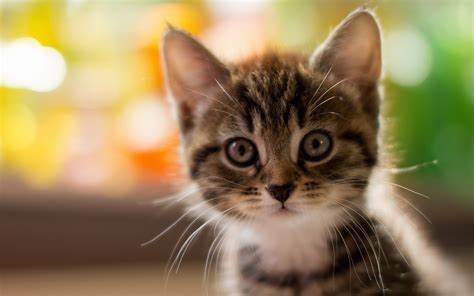
#> input picture photos/th.jpeg, 474 x 296 px
$ python 'image transformations.py'
#> lines starting #> are read from the running program, lines starting #| are printed output that depends on the picture
import cv2 as cv
import numpy as np

img=cv.imread('photos/th.jpeg')
#> img is the input picture: shape (296, 474, 3); mean B, G, R 90.8, 130.9, 151.3
cv.imshow("photo",img)
h, w=img.shape[:2]
#> h = 296; w = 474
center=(w//2,h//2)
#> center = (237, 148)
ct=cv.getRotationMatrix2D(center,-65,0.5)
rotated=cv.warpAffine(img,ct,(w,h))
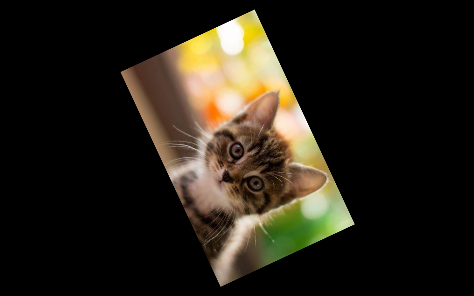
#> rotated: shape (296, 474, 3); mean B, G, R 22.7, 32.7, 37.8
cv.imshow("photo rpotted",rotated)
flip=cv.flip(img,-1)
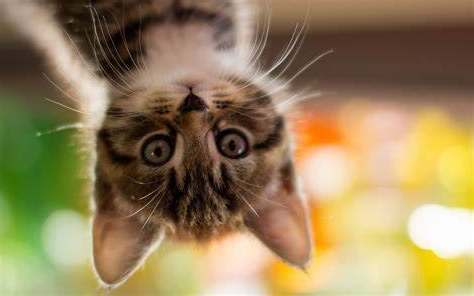
#> flip: shape (296, 474, 3); mean B, G, R 90.8, 130.9, 151.3
cv.imshow("photo rpotted",flip)
cv.waitKey(0)

$ run again, with photos/d.jpeg copied over photos/th.jpeg
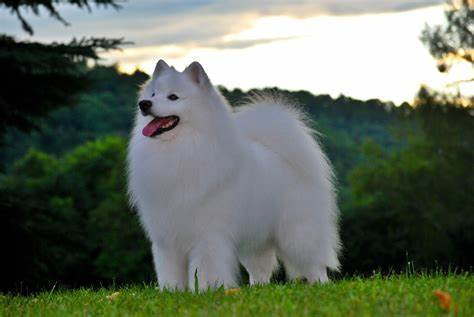
#> input picture photos/d.jpeg, 474 x 317 px
#> img is the input picture: shape (317, 474, 3); mean B, G, R 96.4, 110, 100.5
#> `rotated=cv.warpAffine(img,ct,(w,h))`:
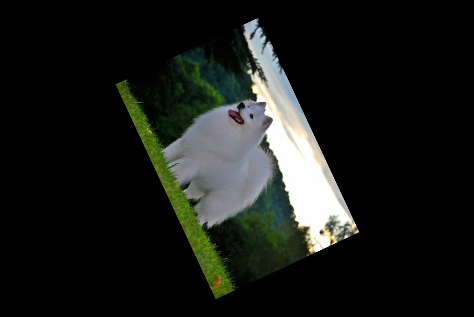
#> rotated: shape (317, 474, 3); mean B, G, R 24.1, 27.5, 25.1
#> `flip=cv.flip(img,-1)`:
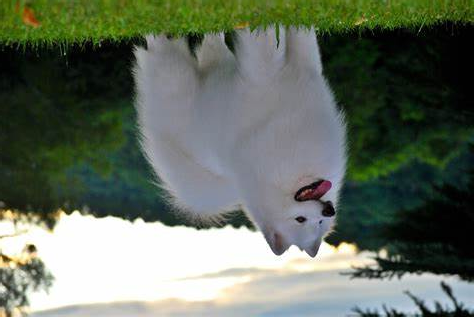
#> flip: shape (317, 474, 3); mean B, G, R 96.4, 110, 100.5

$ run again, with photos/g.jpeg copied over photos/th.jpeg
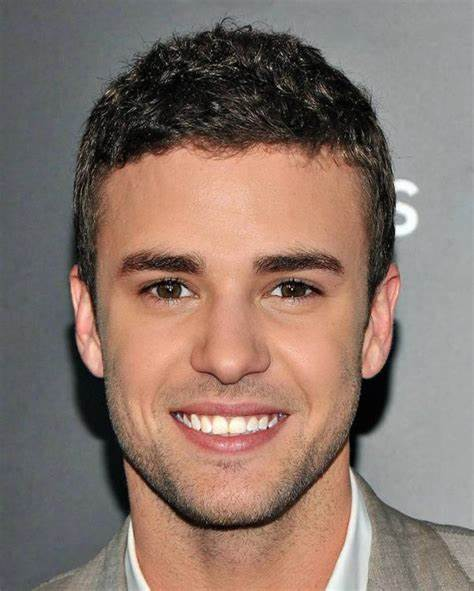
#> input picture photos/g.jpeg, 474 x 591 px
#> img is the input picture: shape (591, 474, 3); mean B, G, R 107.5, 117.2, 137.3
#> `rotated=cv.warpAffine(img,ct,(w,h))`:
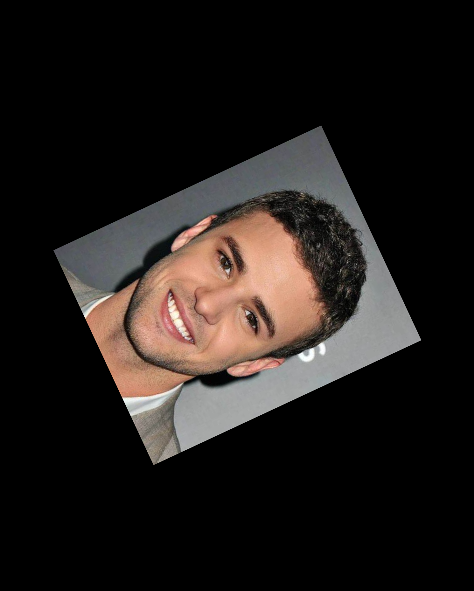
#> rotated: shape (591, 474, 3); mean B, G, R 26.9, 29.3, 34.3
#> `flip=cv.flip(img,-1)`:
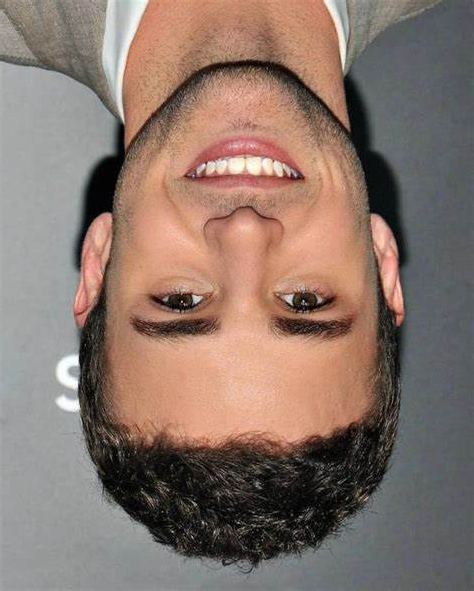
#> flip: shape (591, 474, 3); mean B, G, R 107.5, 117.2, 137.3
